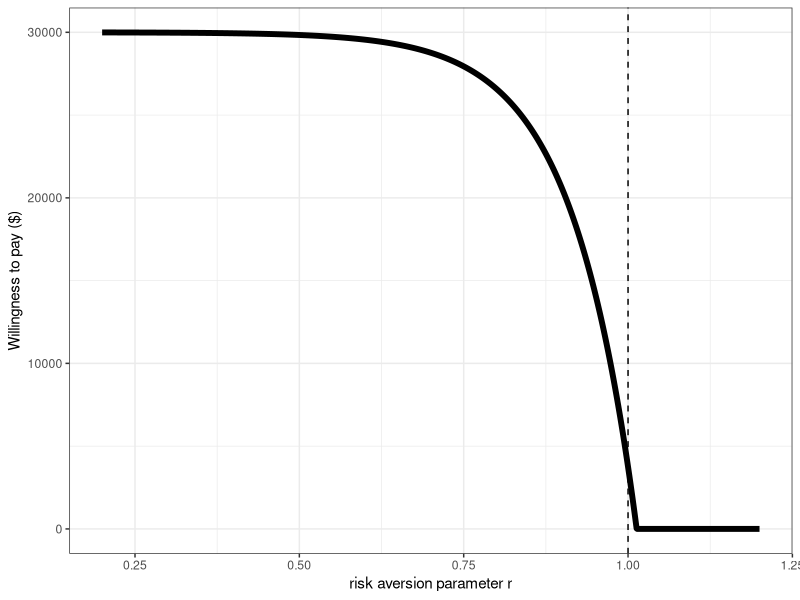

The R script that drew this image:
## ---- chunk 1
knitr::opts_chunk$set(echo = FALSE,cache=T)
library(ggplot2)
library(dplyr)
set.seed(42)
## ---- chunk 2

W<-30000

Event<-c("1 - no crash","2 - a minor ding","3 - panel replaced","4 - three panels replaced","5 - new engine","6 - car totaled")
Probability<-rep(paste("1/6"),6)
Loss<-(0:5)^(3)*100
Initial.Wealth<-rep(W,6)
Without.Insurance<-Initial.Wealth-Loss
With.Insurance<-paste(Initial.Wealth," - P")



Tab<-data.frame(Event,Probability,Loss,Initial.Wealth,Without.Insurance,With.Insurance)

knitr::kable(Tab)

## ---- chunk 3
SumStr<-paste(Without.Insurance,"\\times",rep("\\frac16",6))

PrintThis<-c(
  "$$\\begin{aligned}",
  "E(x)&=\\sum_{x\\in\\mathbb X} x p_X(x) \\\\ \n",
  paste("&=",paste(SumStr,collapse="+"),collapse=""),
  "\\\\ \n",
  paste("&=",sum(Without.Insurance/6)),
  "\\\\ \n",
  "\\end{aligned}$$"
)


cat(PrintThis)

## ---- chunk 4
SumStr<-paste(Without.Insurance,"^\\alpha")

PrintThis<-c(
  "$$\\begin{aligned}",
  "E(u(x))&=\\sum_{x\\in\\mathbb X} u(x) p_X(x) =\\sum_{x\\in\\mathbb X} x^\\alpha p_X(x) \\\\ \n",
  paste("&=\\frac16\\left(",paste(SumStr,collapse="+"),"\\right)",collapse=""),
  "\\end{aligned}$$"
)
cat(PrintThis)

## ---- chunk 5
SumStr<-paste(Without.Insurance,"^\\alpha")

PrintThis<-c(
  "$$\\begin{aligned}",
  "(30000-P)^\\alpha &\\geq",
  paste("\\frac16\\left(",paste(SumStr,collapse="+"),"\\right)",collapse=""),
  "\\\\",
  paste("P&\\leq 30000-\\left(\\frac16\\left(",paste(SumStr,collapse="+"),"\\right)\\right)^{\\frac1\\alpha}",collapse=""),
  "\\end{aligned}$$"
)
cat(PrintThis)

## ---- chunk 6

r<-c(1,seq(0.2,1.2,length=1001))

p<-c()
for (rr in r) {
  p=c(p,max(c(W-sum((1/6)*Without.Insurance^rr),0)))
}
plotThis<-data.frame(r,p)

(
  ggplot(data=plotThis,aes(x=r,y=p))
  +geom_line(size=2)
  +theme_bw()
  +xlab("risk aversion parameter r")
  +ylab("Willingness to pay ($)")
  +geom_vline(xintercept=1,linetype="dashed")
)





